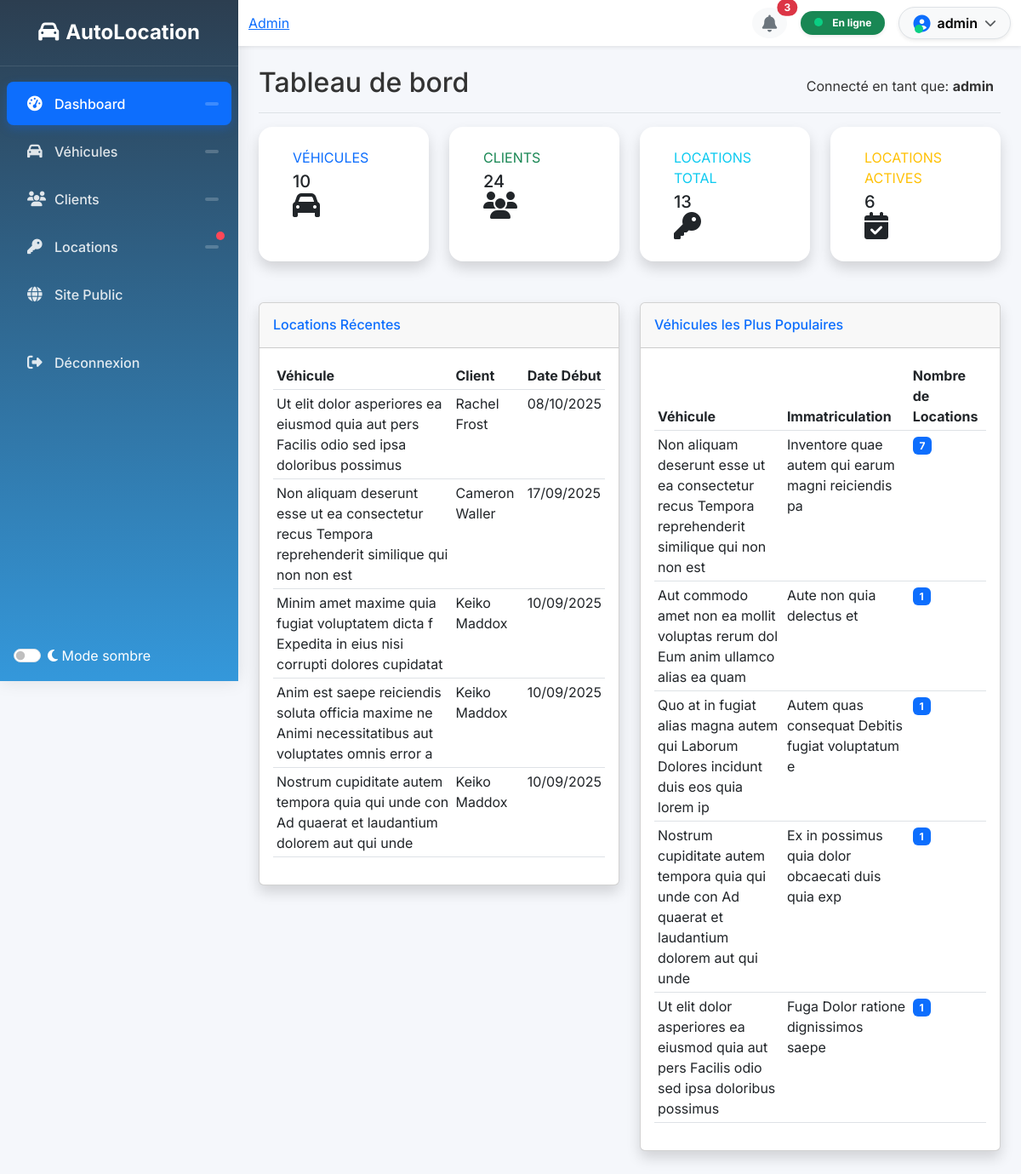
Page /monadmin/ (signed in) on the earlier database version.
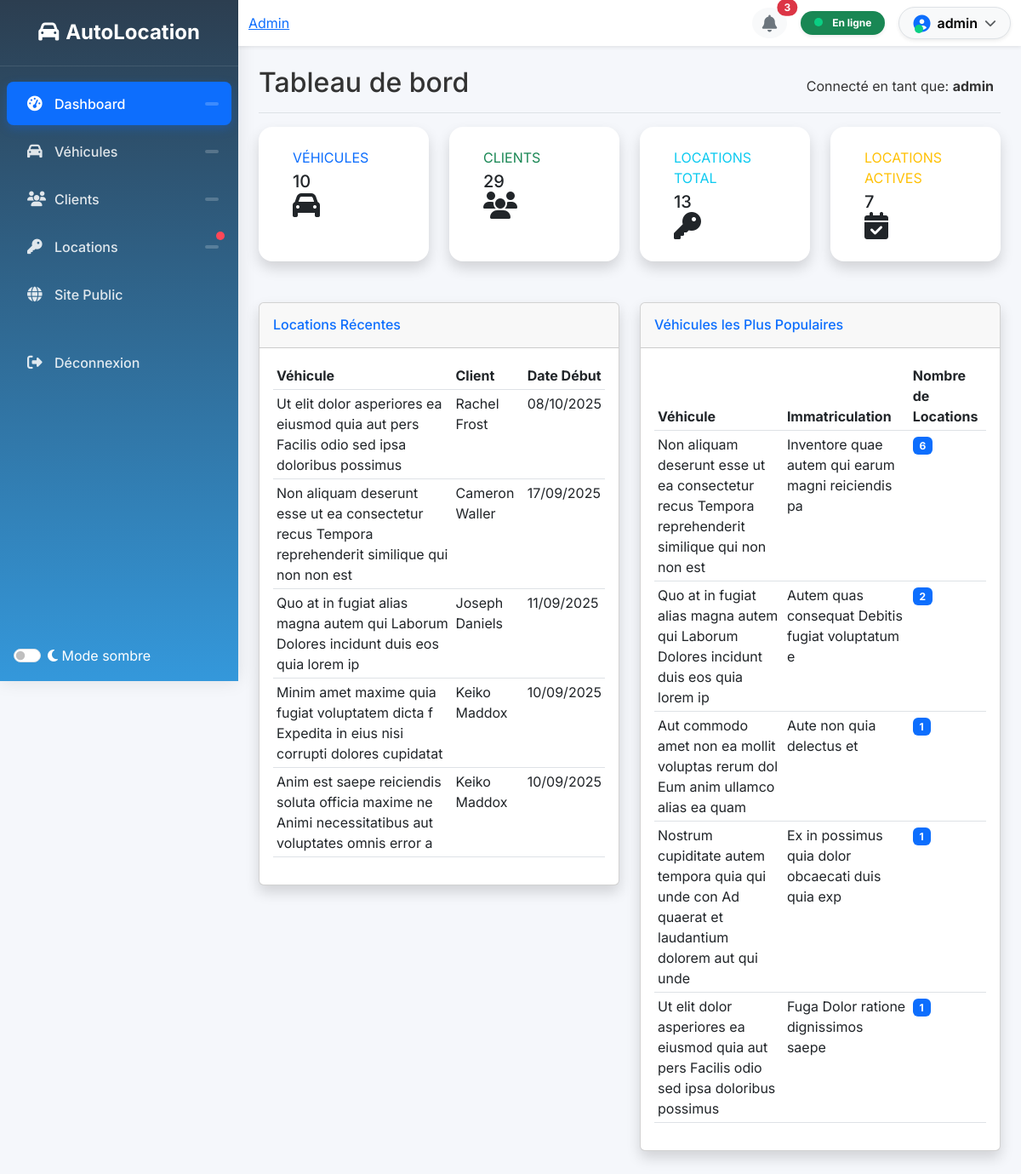
Same page on the later database version.
### location/models.py (models this page shows, shortened)
class Louer(models.Model):
    STATUT_CHOICES = [
        ("EN_ATTENTE", "En attente"),
        ("VALIDE", "Validé"),
        ("REFUSE", "Refusé"),
    ]
    id_vehicule = models.ForeignKey(Vehicule, on_delete=models.CASCADE, blank=True)
    id_client = models.ForeignKey(Client, on_delete=models.CASCADE, blank=True)
    date_debut = models.DateField()
    date_finlocation = models.DateField()
    kilometrageapreslocation = models.IntegerField(null=True, blank=True)
    statut = models.CharField(max_length=20, choices=STATUT_CHOICES, default="EN_ATTENTE")
    motif = models.TextField(blank=True, null=True)
    created_at = models.DateTimeField(default=timezone.now, editable=False)

class Vehicule(models.Model):
    id_vehicule = models.AutoField(primary_key=True)
    photo = models.ImageField(upload_to=vehicule_upload_path, max_length=255, null=True, blank=True)
    immatriculation = models.CharField(max_length=50, unique=True)
    marque = models.CharField(max_length=50)
    model = models.CharField(max_length=50)
    kilometrageinitiale = models.IntegerField()
    created_at = models.DateTimeField(default=timezone.now, editable=False)

class Client(models.Model):
    user = models.OneToOneField(User, on_delete=models.CASCADE, null=True, blank=True)
    id_client = models.AutoField(primary_key=True)
    nom = models.CharField(max_length=100)
    prenom = models.CharField(max_length=100)
    profession = models.CharField(max_length=100, blank=True)
    adresse = models.TextField(blank=True)
    email = models.EmailField(unique=True)
    telephone = models.CharField(max_length=20, blank=True, null=True)
    created_at = models.DateTimeField(default=timezone.now, editable=False)
    email_confirmed = models.BooleanField(default=False)
    confirmation_code = models.CharField(max_length=6, blank=True, null=True)
    confirmation_code_expires_at = models.DateTimeField(blank=True, null=True)

### location/views.py (the view)
    def wrapper(request, *args, **kwargs):
        if not request.user.is_authenticated:
            return redirect('login')
        if not request.user.is_staff and not request.user.is_superuser:
            messages.error(request, "Accès réservé aux administrateurs.")
            return redirect('accueil')
        return view_func(request, *args, **kwargs)

### location/templates/location/monadmin/dashboard.html (shortened to what this page needs)
{% extends "location/monadmin/base.html" %}
{% block content %}
<div class="d-flex justify-content-between flex-wrap flex-md-nowrap align-items-center pb-2 mb-3 border-bottom">
    <h1 class="h2">Tableau de bord</h1>
    <div class="btn-toolbar mb-2 mb-md-0">
        <span class="me-2">Connecté en tant que: <strong>{{ user.username }}</strong></span>
    </div>
</div>
<div class="row mb-4">
    <div class="col-xl-3 col-md-6 mb-4">
        <div class="card border-left-primary shadow h-100 py-2 stat-card">
            <div class="card-body">
                <div class="row no-gutters align-items-center">
                    <div class="col mr-2">
                        <div class="text-xs font-weight-bold text-primary text-uppercase mb-1">Véhicules</div>
                        <div class="h5 mb-0 font-weight-bold text-gray-800">{{ stats.total_vehicules }}</div>
                    </div>
                    <div class="col-auto">
                        <i class="fas fa-car fa-2x text-gray-300"></i>
                    </div>
                </div>
            </div>
        </div>
    </div>
    <div class="col-xl-3 col-md-6 mb-4">
        <div class="card border-left-success shadow h-100 py-2 stat-card">
            <div class="card-body">
                <div class="row no-gutters align-items-center">
                    <div class="col mr-2">
                        <div class="text-xs font-weight-bold text-success text-uppercase mb-1">Clients</div>
                        <div class="h5 mb-0 font-weight-bold text-gray-800">{{ stats.total_clients }}</div>
                    </div>
                    <div class="col-auto">
                        <i class="fas fa-users fa-2x text-gray-300"></i>
                    </div>
                </div>
            </div>
        </div>
    </div>
    <div class="col-xl-3 col-md-6 mb-4">
        <div class="card border-left-info shadow h-100 py-2 stat-card">
            <div class="card-body">
                <div class="row no-gutters align-items-center">
                    <div class="col mr-2">
                        <div class="text-xs font-weight-bold text-info text-uppercase mb-1">Locations Total</div>
                        <div class="h5 mb-0 font-weight-bold text-gray-800">{{ stats.total_locations }}</div>
                    </div>
                    <div class="col-auto">
                        <i class="fas fa-key fa-2x text-gray-300"></i>
                    </div>
                </div>
            </div>
        </div>
    </div>
    <div class="col-xl-3 col-md-6 mb-4">
        <div class="card border-left-warning shadow h-100 py-2 stat-card">
            <div class="card-body">
                <div class="row no-gutters align-items-center">
                    <div class="col mr-2">
                        <div class="text-xs font-weight-bold text-warning text-uppercase mb-1">Locations Actives</div>
                        <div class="h5 mb-0 font-weight-bold text-gray-800">{{ stats.locations_actives }}</div>
                    </div>
                    <div class="col-auto">
                        <i class="fas fa-calendar-check fa-2x text-gray-300"></i>
                    </div>
                </div>
            </div>
        </div>
    </div>
</div>
<div class="row">
    <div class="col-lg-6 mb-4">
        <div class="card shadow">
            <div class="card-header py-3">
                <h6 class="m-0 font-weight-bold text-primary">Locations Récentes</h6>
            </div>
            <div class="card-body">
                {% if locations_recentes %}
                <div class="table-responsive">
                    <table class="table table-sm">
                        <thead>
                            <tr>
                                <th>Véhicule</th>
                                <th>Client</th>
                                <th>Date Début</th>
                            </tr>
                        </thead>
                        <tbody>
                            {% for location in locations_recentes %}
                            <tr>
                                <td>{{ location.id_vehicule.marque }} {{ location.id_vehicule.model }}</td>
                                <td>{{ location.id_client.prenom }} {{ location.id_client.nom }}</td>
                                <td>{{ location.date_debut|date:"d/m/Y" }}</td>
                            </tr>
                            {% endfor %}
                        </tbody>
                    </table>
                </div>
                {% else %}
                <p class="text-muted">Aucune location récente.</p>
                {% endif %}
            </div>
        </div>
    </div>
    <div class="col-lg-6 mb-4">
        <div class="card shadow">
            <div class="card-header py-3">
                <h6 class="m-0 font-weight-bold text-primary">Véhicules les Plus Populaires</h6>
            </div>
            <div class="card-body">
                {% if vehicules_populaires %}
                <div class="table-responsive">
                    <table class="table table-sm">
                        <thead>
                            <tr>
                                <th>Véhicule</th>
                                <th>Immatriculation</th>
                                <th>Nombre de Locations</th>
                            </tr>
                        </thead>
                        <tbody>
                            {% for vehicule in vehicules_populaires %}
                            <tr>
                                <td>{{ vehicule.marque }} {{ vehicule.model }}</td>
                                <td>{{ vehicule.immatriculation }}</td>
                                <td><span class="badge bg-primary">{{ vehicule.nb_locations }}</span></td>
                            </tr>
                            {% endfor %}
                        </tbody>
                    </table>
                </div>
                {% else %}
                <p class="text-muted">Aucune donnée disponible.</p>
                {% endif %}
            </div>
        </div>
    </div>
</div>
{% endblock %}

### location/templates/location/monadmin/base.html (shortened to what this page needs)
<!DOCTYPE html>
<html lang="fr" data-bs-theme="auto">
<head>
    <link href="https://cdn.jsdelivr.net/npm/bootstrap@5.3.0/dist/css/bootstrap.min.css" rel="stylesheet">
    <link rel="stylesheet" href="https://cdnjs.cloudflare.com/ajax/libs/font-awesome/6.4.0/css/all.min.css">
</head>
<body>
    <div class="sidebar">
        <div class="sidebar-brand">
            <h4 class="text-center">
                <i class="fa fa-car me-2"></i>AutoLocation
            </h4>
        </div>
        <div class="pt-3">
            <ul class="nav flex-column">
                <li class="nav-item">
                    <a class="nav-link {% if request.resolver_match.url_name == 'monadmin' %}active{% endif %}"
                       href="{% url 'monadmin' %}">
                        <i class="fas fa-tachometer-alt"></i>
                        <span>Dashboard</span>
                        <span class="nav-badge">{% block dashboard_count %}{% endblock %}</span>
                    </a>
                </li>
                <li class="nav-item">
    <a class="nav-link {% if request.resolver_match.url_name == 'monadmin_vehicules' %}active{% endif %}"
       href="{% url 'monadmin_vehicules' %}">
        <i class="fas fa-car"></i>
        <span>Véhicules</span>
        <span class="nav-badge">{% block vehicules_count %}{% endblock %}</span>
    </a>
</li>
                <li class="nav-item">
                    <a class="nav-link {% if request.resolver_match.url_name == 'monadmin_clients' %}active{% endif %}"
                       href="{% url 'monadmin_clients' %}">
                        <i class="fas fa-users"></i>
                        <span>Clients</span>
                        <span class="nav-badge">{% block clients_count %}{% endblock %}</span>
                    </a>
                </li>
                <li class="nav-item">
                    <a class="nav-link {% if request.resolver_match.url_name == 'monadmin_locations' %}active{% endif %}"
                       href="{% url 'monadmin_locations' %}">
                        <i class="fas fa-key"></i>
                        <span>Locations</span>
                        <span class="nav-badge">{% block locations_count %}{% endblock %}</span>
                        <span class="notification-dot"></span>
                    </a>
                </li>
                <li class="nav-item">
                    <a class="nav-link" href="{% url 'accueil' %}">
                        <i class="fas fa-globe"></i>
                        <span>Site Public</span>
                    </a>
                </li>
                <li class="nav-item mt-4">
                    <form method="POST" action="{% url 'logout' %}" class="d-inline">
                        <button type="submit" class="nav-link btn btn-link text-start w-100">
                            <i class="fas fa-sign-out-alt"></i>
                            <span>Déconnexion</span>
                        </button>
                    </form>
                </li>
            </ul>
        </div>
        <div class="position-absolute bottom-0 start-0 end-0 p-3">
            <div class="form-check form-switch">
                <input class="form-check-input" type="checkbox" id="darkModeToggle">
                <label class="form-check-label text-white" for="darkModeToggle">
                    <i class="fas fa-moon"></i> Mode sombre
                </label>
            </div>
        </div>
    </div>
    <div class="main-content">
        <nav class="navbar navbar-expand-lg navbar-light bg-white shadow-sm py-2 sticky-top">
            <div class="container-fluid">
                <nav aria-label="breadcrumb" class="d-none d-md-block">
                    <ol class="breadcrumb mb-0">
                        <li class="breadcrumb-item"><a href="{% url 'monadmin' %}">Admin</a></li>
                    </ol>
                </nav>
                <div class="d-flex align-items-center ms-auto">
                    <div class="dropdown me-3">
                        <button class="btn btn-light position-relative border-0 rounded-circle"
                                type="button" id="notificationDropdown" data-bs-toggle="dropdown">
                            <i class="fas fa-bell fa-lg text-secondary"></i>
                            <span class="position-absolute top-0 start-100 translate-middle badge rounded-pill bg-danger">
                                3
                            </span>
                        </button>
                    </div>
                    <div class="me-3 d-flex align-items-center d-none d-md-flex">
                        <span class="badge rounded-pill bg-success px-3 py-2 shadow-sm">
                            <span class="status-indicator status-online"></span> En ligne
                        </span>
                    </div>
                    <div class="dropdown">
                        <button class="btn btn-light d-flex align-items-center border rounded-pill shadow-sm px-3"
                                type="button" id="userDropdown" data-bs-toggle="dropdown">
                            <div class="position-relative me-2">
                                <i class="fas fa-user-circle fa-lg text-primary"></i>
                                <span class="position-absolute bottom-0 end-0 status-indicator status-online"></span>
                            </div>
                            <span class="fw-semibold">
                                {{ request.user.get_full_name|default:request.user.username }}
                            </span>
                            <i class="fas fa-chevron-down ms-2 text-muted small"></i>
                        </button>
                    </div>
                </div>
            </div>
        </nav>
        <div class="container-fluid px-4 py-4">
            {% block content %}{% endblock %}
        </div>
    </div>
</body>
</html>

Differences in the rows shown:
no longer on this page (row unchanged): Louer: id_vehicule.marque "Nostrum cupiditate autem tempora quia qui unde con", id_vehicule.model "Ad quaerat et laudantium dolorem aut qui unde", id_client.prenom "Keiko", id_client.nom "Maddox", date_debut "10/09/2025"
added Louer: id_vehicule.marque "Quo at in fugiat alias magna autem qui", id_vehicule.model "Laborum Dolores incidunt duis eos quia lorem ip", id_client.prenom "Joseph", id_client.nom "Daniels", date_debut "11/09/2025"
computed for Vehicule "Non aliquam deserunt esse ut ea consectetur recus": nb_locations "7" → "6"
shown differently, row unchanged: Vehicule "Quo at in fugiat alias magna autem qui": nb_locations "1" → "2"; moves up the list
Other differences:
{{ stats.total_clients }}: "24" → "29"
{{ stats.locations_actives }}: "6" → "7"
